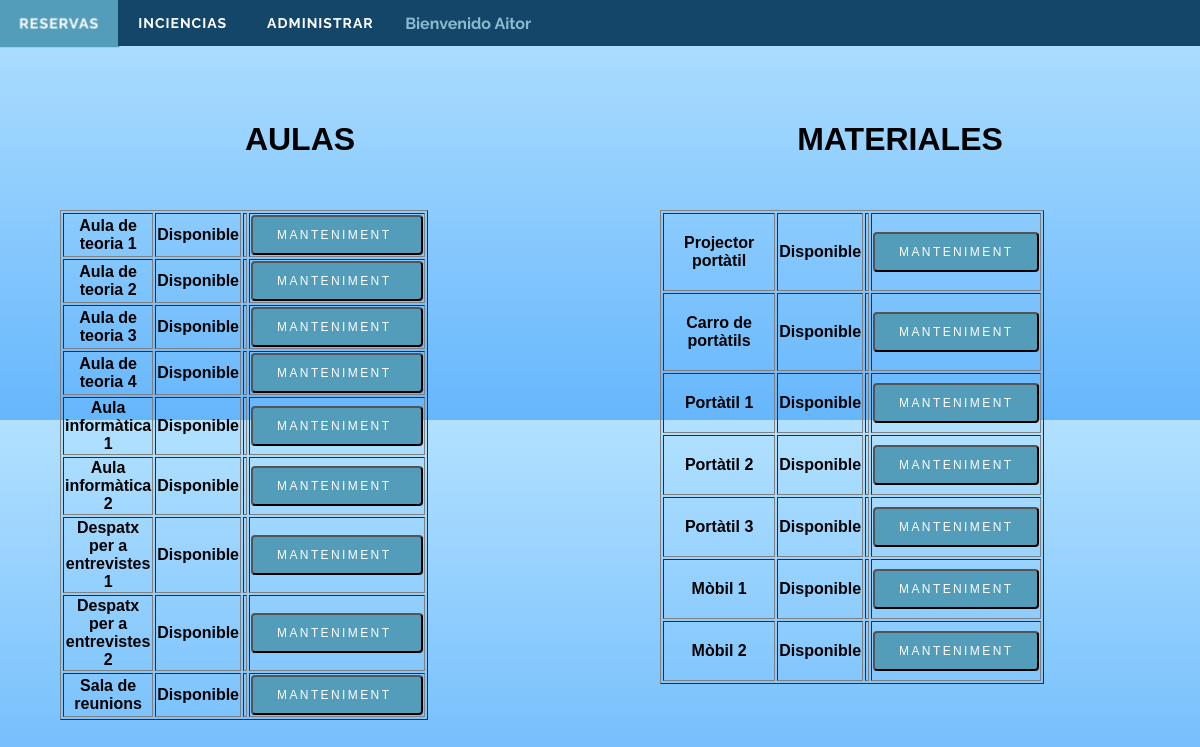
Screenshot of /final/administrar.php (signed in) with the database file from the repository.
### tables this page shows
CREATE TABLE IF NOT EXISTS `tbl_recursos` (
	`rec_id` int(11) NOT NULL,
	`rec_contingut` varchar(255) NOT NULL,
	`rec_reservado` boolean NOT NULL default true,
	`rec_tipo_rec` boolean NOT NULL,
	`rec_desactivat` boolean NOT NULL default true
);

### final/administrar.php (the view, shortened to what this page needs)
<?php
	if(isset($_SESSION['nombre']))$login=1;
	if(isset($login)){
?>
<!DOCTYPE html>
<html>
    <head>
	    <link rel="stylesheet" href="css/stylesBar.css">
        <link rel="stylesheet" type="text/css" href="css/reservas.css" />
	</head>
    <body>
		<div class="header">
			<div id='cssmenu'>
				<ul>
					<li class='active'><a href='reservas.php'>RESERVAS</a></li>
					<li><a href='incidencia.php'>INCIENCIAS</a></li>
					<?php
					$rang=$_SESSION['rang'];
					if($rang==0){
						echo "<li><a href='administrar.php'>ADMINISTRAR</a></li>";
					}
					?>
					<li><?php echo "<br/>&nbsp;&nbsp; Bienvenido $_SESSION[nombre] ";
					?></li>
				</ul>
			</div>
		</div>
        <div class="fondo">
			<div class="principal">
				<h1>AULAS</h1>
				<?php
					$con = mysqli_connect('localhost', 'root', 'DAW22015', 'bd_reservas');
					$sql = ("SELECT * FROM `tbl_recursos` WHERE tbl_recursos.rec_tipo_rec= 1");
					$datos = mysqli_query($con, $sql);
                    if(mysqli_num_rows($datos) > 0){
						echo "<div class='objeto'>";
								echo "<table border=1 >";
                        while($cerca = mysqli_fetch_array($datos)){
							$id = $cerca['rec_id'];
                            $cerca['rec_contingut']= utf8_encode($cerca['rec_contingut']);
										echo "<tr><td>";
										echo "<b>" . $cerca['rec_contingut'] . "</b>";
										echo "</td>";
										echo "<td>";
										$con1 = mysqli_connect('localhost', 'root', 'DAW22015', 'bd_reservas');
										$sql1 = ("SELECT * FROM `tbl_reservas` WHERE tbl_reservas.idRecurso=$id ");
										$datos1 = mysqli_query($con1, $sql1);
										if(mysqli_num_rows($datos1) > 0){
											while($cercaret = mysqli_fetch_array($datos1)){
												$usuarioep=$cercaret['UsuarioReservante'];
												$reservado=$cercaret['idRecurso'];
												if($reservado==0){
													echo "Disponible";
													echo "</td>";
													echo "<td>";
													break;
												}else{
													echo "En uso";
													echo "</td>";
													echo "<td>".$usuarioep;
													break;
												}
											}
										}else {
											echo "Disponible";
													echo "</td>";
													echo "<td>";
										}
										echo "</td>";
										echo "<td>";
										echo "<form action='#' method='POST'>";
										if($cerca['rec_desactivat']=="1"){
											echo "  <input type='submit' value='MANTENIMENT '/><br/>";
										}else{
											echo "  <input type='hidden' name='manteniment' value='$cerca[rec_id]'/>";
											echo "  <input type='submit' value='REPARAT'/><br/>";
										}
									echo "</form>";
								echo "</td></tr>";
                        }
						echo "</table>";
							echo "</div>";
                    }
				?>
			</div>
			<div class="aside">
				<h1>MATERIALES</h1>
				<?php
					$con = mysqli_connect('localhost', 'root', 'DAW22015', 'bd_reservas');
					$sql = ("SELECT * FROM `tbl_recursos` WHERE tbl_recursos.rec_tipo_rec= 0");
					$datos = mysqli_query($con, $sql);
                    if(mysqli_num_rows($datos) > 0){
						echo "<div class='objeto'>";
								echo "<table border=1 >";
                        while($cerca = mysqli_fetch_array($datos)){
							$id = $cerca['rec_id'];
                            $cerca['rec_contingut']= utf8_encode($cerca['rec_contingut']);
										echo "<tr><td style=padding:20px; >";
										echo "<b>" . $cerca['rec_contingut'] . "</b>";
										echo "</td>";
										echo "<td>";
										$con1 = mysqli_connect('localhost', 'root', 'DAW22015', 'bd_reservas');
										$sql1 = ("SELECT * FROM `tbl_reservas` WHERE tbl_reservas.idRecurso=$id ");
										$datos1 = mysqli_query($con1, $sql1);
										if(mysqli_num_rows($datos1) > 0){
											while($cercaret = mysqli_fetch_array($datos1)){
												$usuarioep=$cercaret['UsuarioReservante'];
												$reservado=$cercaret['idRecurso'];
												if($reservado==0){
													echo "Disponible";
													echo "</td>";
													echo "<td>";
												}else{
													echo "En uso";
													echo "</td>";
													echo "<td>".$usuarioep;
												}
													break;
											}
										}else {
											echo "Disponible";
													echo "</td>";
													echo "<td>";
										}
										echo "</td>";
										echo "<td>";
										echo "<form action='#' method='POST'>";
										if($cerca['rec_desactivat']=="1"){
											echo "  <input type='submit' value='MANTENIMENT'/><br/>";
										}else{
											echo "  <input type='hidden' name='manteniment' value='$cerca[rec_id]'/>";
											echo "  <input type='submit' value='REPARAT'/><br/>";
										}
									echo "</form>";
								echo "</td></tr>";
                        }
						echo "</table>";
							echo "</div>";
                    }
				?>
			</div>
		</div>
    </body>
</html>
<?php
}else{
	$_SESSION['validarse'] = 'error';
	header("Location: index.php");
	die();
}
?>

### final/css/stylesBar.css (style rules this page uses)
#cssmenu, #cssmenu ul, #cssmenu ul li, #cssmenu ul li a, #cssmenu #menu-button { margin: 0; color: #8ABBD0; padding: 0; border: 0; list-style: none; line-height: 1; display: block; position: relative; -webkit-box-sizing: border-box; -moz-box-sizing: border-box; box-sizing: border-box; }
#cssmenu:after, #cssmenu > ul:after { content: "."; display: block; clear: both; visibility: hidden; line-height: 0; height: 0; }
#cssmenu { width: auto; font-family: Raleway, sans-serif; line-height: 1; }
#cssmenu > ul { background: #14466A; }
#cssmenu > ul > li { float: left; -webkit-perspective: 1000px; -moz-perspective: 1000px; perspective: 1000px; }
#cssmenu > ul > li > a { padding: 16px 20px; font-size: 14px; color: #ffffff; letter-spacing: 1px; text-transform: uppercase; text-decoration: none; background: #14466A; -webkit-transition: all .3s; -moz-transition: all .3s; -o-transition: all .3s; transition: all .3s; -webkit-transform-origin: 50% 0; -moz-transform-origin: 50% 0; transform-origin: 50% 0; -webkit-transform-style: preserve-3d; -moz-transform-style: preserve-3d; transform-style: preserve-3d; }
#cssmenu > ul > li > a::before { position: absolute; top: 100%; left: 0; z-index: -1; -webkit-box-sizing: border-box; -moz-box-sizing: border-box; box-sizing: border-box; width: 100%; height: 100%; padding: 16px 20px; color: #ffffff; background: #539CBA; content: attr(data-title); -webkit-transition: background 0.3s; -moz-transition: background 0.3s; transition: background 0.3s; -webkit-transform: rotateX(-90deg); -moz-transform: rotateX(-90deg); transform: rotateX(-90deg); -webkit-transform-origin: 50% 0; -moz-transform-origin: 50% 0; transform-origin: 50% 0; -ms-transform: translateY(- -18px); }

### final/css/reservas.css (style rules this page uses)
body { background: -webkit-gradient(linear, left top, left bottom, color-stop(0%,rgba(178,225,255,1)), color-stop(100%,rgba(102,182,252,1))); background: -webkit-linear-gradient(top, rgba(178,225,255,1) 0%,rgba(102,182,252,1) 100%); filter: progid:DXImageTransform.Microsoft.gradient( startColorstr='#b2e1ff', endColorstr='#66b6fc',GradientType=0 ); position: relative; margin: 0; font-family: 'Work Sans', Arial, Helvetica, sans-serif; min-height: 100%; }
input { font-size: 0.75rem; height: 2.5rem; padding: 0 1.5rem; color: white; background: #539CBA; text-transform: uppercase; border-radius: .25rem; letter-spacing: .2em; transition: background .2s; }
.header { width: 100%; height: 100px; font-weight: bold; text-align: center; }
.fondo { width: 100%; height: 100%; }
.principal { float: left; width: 50%; height: 100%; text-align: center; font-weight: bold; }
.aside { float: right; width: 50%; height: 100%; text-align: center; font-weight: bold; }
.objeto { float: left; margin-top: 5%; margin-left: 10%; margin-bottom: 10%; width: 250px; height: 150px; text-align: center; }

### rows the page displays
tbl_recursos: rec_contingut "Aula de teoria 1"
tbl_recursos: rec_contingut "Aula de teoria 2"
tbl_recursos: rec_contingut "Aula de teoria 3"
tbl_recursos: rec_contingut "Aula de teoria 4"
tbl_recursos: rec_contingut "Aula informàtica 1"
tbl_recursos: rec_contingut "Aula informàtica 2"
tbl_recursos: rec_contingut "Despatx per a entrevistes 1"
tbl_recursos: rec_contingut "Despatx per a entrevistes 2"
tbl_recursos: rec_contingut "Sala de reunions"
tbl_recursos: rec_contingut "Projector portàtil"
tbl_recursos: rec_contingut "Carro de portàtils"
tbl_recursos: rec_contingut "Portàtil 1"
tbl_recursos: rec_contingut "Portàtil 2"
tbl_recursos: rec_contingut "Portàtil 3"
tbl_recursos: rec_contingut "Mòbil 1"
tbl_recursos: rec_contingut "Mòbil 2"

### other values shown
$_SESSION[nombre] "Aitor"
